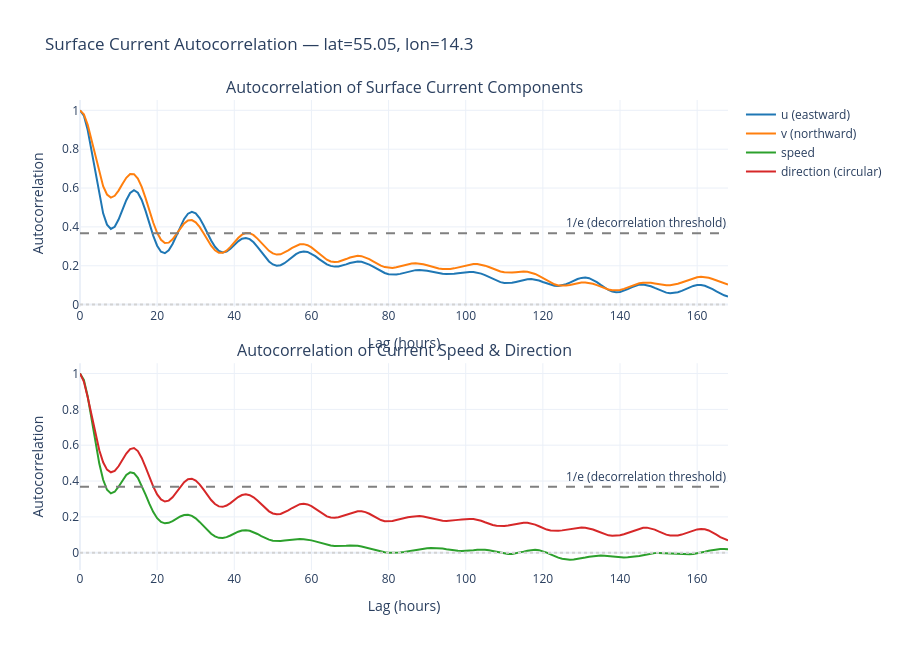

The code cell stored with this chart in its notebook:
### Code cell
fig.show()

### Figure 1 — Plotly figure (JSON) as saved in the notebook; plotly's stock layout.template omitted (floating-point values rounded to 4 significant figures; data arrays with more than 128 entries replaced by an {"elided": "..."} marker saying what was removed)
{"data": [{"line": {"color": "#1f77b4"}, "name": "u (eastward)", "x": {"elided": "169 int values"}, "y": {"elided": "169 float values"}, "type": "scatter", "xaxis": "x", "yaxis": "y"}, {"line": {"color": "#ff7f0e"}, "name": "v (northward)", "x": {"elided": "169 int values"}, "y": {"elided": "169 float values"}, "type": "scatter", "xaxis": "x", "yaxis": "y"}, {"line": {"color": "#2ca02c"}, "name": "speed", "x": {"elided": "169 int values"}, "y": {"elided": "169 float values"}, "type": "scatter", "xaxis": "x2", "yaxis": "y2"}, {"line": {"color": "#d62728"}, "name": "direction (circular)", "x": {"elided": "169 int values"}, "y": {"elided": "169 float values"}, "type": "scatter", "xaxis": "x2", "yaxis": "y2"}], "layout": {"xaxis": {"anchor": "y", "domain": [0.0, 1.0], "title": {"text": "Lag (hours)"}}, "yaxis": {"anchor": "x", "domain": [0.56, 1.0], "title": {"text": "Autocorrelation"}}, "xaxis2": {"anchor": "y2", "domain": [0.0, 1.0], "title": {"text": "Lag (hours)"}}, "yaxis2": {"anchor": "x2", "domain": [0.0, 0.44], "title": {"text": "Autocorrelation"}}, "annotations": [{"font": {"size": 16}, "showarrow": false, "text": "Autocorrelation of Surface Current Components", "x": 0.5, "xanchor": "center", "xref": "paper", "y": 1.0, "yanchor": "bottom", "yref": "paper"}, {"font": {"size": 16}, "showarrow": false, "text": "Autocorrelation of Current Speed & Direction", "x": 0.5, "xanchor": "center", "xref": "paper", "y": 0.44, "yanchor": "bottom", "yref": "paper"}, {"showarrow": false, "text": "1/e (decorrelation threshold)", "x": 1, "xanchor": "right", "xref": "x domain", "y": 0.3679, "yanchor": "bottom", "yref": "y"}, {"showarrow": false, "text": "1/e (decorrelation threshold)", "x": 1, "xanchor": "right", "xref": "x2 domain", "y": 0.3679, "yanchor": "bottom", "yref": "y2"}], "shapes": [{"line": {"color": "grey", "dash": "dash"}, "type": "line", "x0": 0, "x1": 1, "xref": "x domain", "y0": 0.3679, "y1": 0.3679, "yref": "y"}, {"line": {"color": "lightgrey", "dash": "dot"}, "type": "line", "x0": 0, "x1": 1, "xref": "x domain", "y0": 0, "y1": 0, "yref": "y"}, {"line": {"color": "grey", "dash": "dash"}, "type": "line", "x0": 0, "x1": 1, "xref": "x2 domain", "y0": 0.3679, "y1": 0.3679, "yref": "y2"}, {"line": {"color": "lightgrey", "dash": "dot"}, "type": "line", "x0": 0, "x1": 1, "xref": "x2 domain", "y0": 0, "y1": 0, "yref": "y2"}], "title": {"text": "Surface Current Autocorrelation — lat=55.05, lon=14.3"}, "height": 650, "showlegend": true}}
